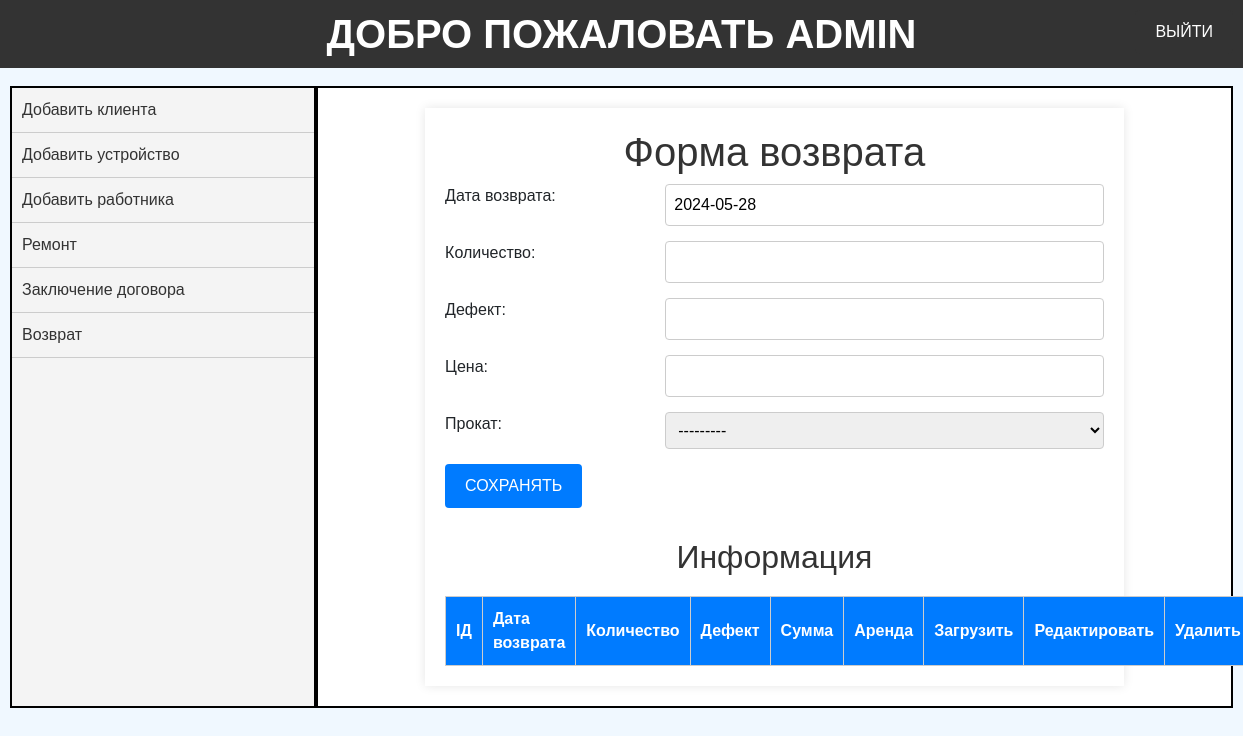
Page /qaytarish/ (signed in) on the earlier database version.
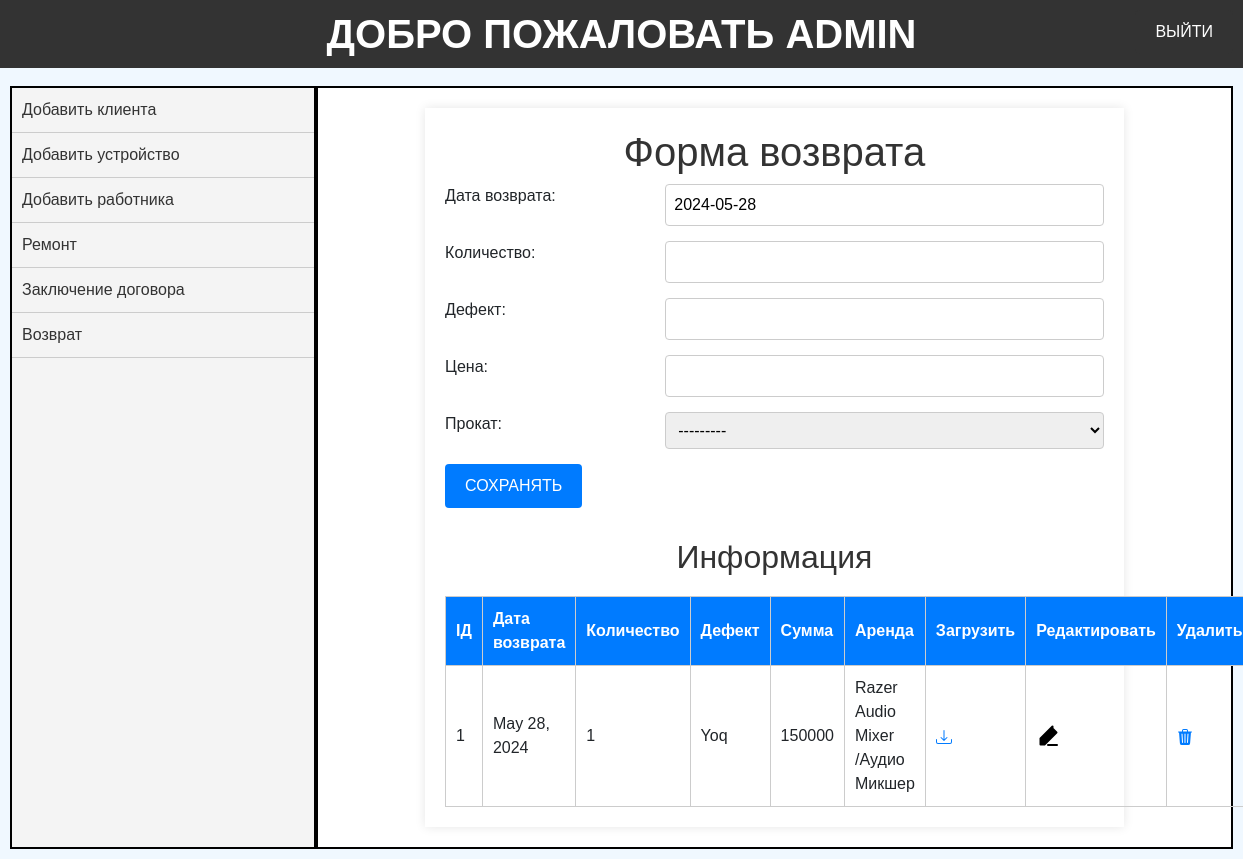
Same page on the later database version.
### rental/models.py (models this page shows, shortened)
class Qaytarish(models.Model):
    qaytarilgan_sana = models.DateField(default=timezone.now)
    miqdori = models.IntegerField()
    nosozlik = models.CharField(max_length=255)
    summa = models.BigIntegerField()
    prokat = models.ForeignKey(Prokat, on_delete=models.CASCADE)

class Prokat(models.Model):
    mijoz = models.ForeignKey(Mijozlar, on_delete=models.CASCADE)
    qurilma = models.ForeignKey(Qurilmalar, on_delete=models.CASCADE)
    ishchi = models.ForeignKey(CustomUser, on_delete=models.CASCADE)
    berilgan_sanasi = models.DateField(default=timezone.now)
    qaytish_sanasi = models.DateField()
    kunlar_soni = models.BigIntegerField()
    umumiy_narx = models.DecimalField(max_digits=10, decimal_places=2)
    montaj = models.BooleanField(default=False)
    xizmat_narxi = models.DecimalField(max_digits=10, decimal_places=2)
    avans = models.DecimalField(max_digits=10, decimal_places=2)
    miqdori = models.IntegerField()
    kunlik_narxi =  models.DecimalField(max_digits=10, decimal_places=2)
    def __str__(self):
        return str(self.qurilma)

class Qurilmalar(models.Model):
    tur = models.ForeignKey(Turlar, on_delete=models.CASCADE)
    nomi = models.CharField(max_length=255)
    tasnif = models.CharField(max_length=255)
    rasmi = models.ImageField(default='static/img/default.jpg')
    holati = models.CharField(max_length=255)
    narxi =  models.DecimalField(max_digits=10, decimal_places=2 ,default=0)
    def __str__(self):
        return self.nomi

### rental/views.py (the view, shortened to what this page needs)
# urls.py: path('qaytarish/',QaytarishView.as_view(),name='qaytarish'),
class QaytarishView(LoginRequiredMixin,View):
    def get(self,request):
        form=QaytarishForm()
        malumot=Qaytarish.objects.all()
        return render(request,'qaytarish.html',{'form':form,'malumotlar':malumot})

### rental/forms.py
class QaytarishForm(forms.ModelForm):
    class Meta:
        model = Qaytarish
        fields = ['qaytarilgan_sana', 'miqdori', 'nosozlik', 'summa', 'prokat']
        labels = {
            'qaytarilgan_sana': 'Дата возврата',
            'miqdori': 'Количество',
            'nosozlik': 'Дефект',
            'summa': 'Цена',
            'prokat': 'Прокат',
        }

### templates/qaytarish.html (shortened to what this page needs)
{% extends 'home.html'%}
{%block content%}
<html lang="en">
<head>
</head>
<body>
    <div class="container">
        <h1>Форма возврата</h1>
        <form method="post">
            {{ form.as_p }}
            <button type="submit" class="btn">СОХРАНЯТЬ</button>
        </form>
        <h2>Информация</h2>
        <table class="data-table">
            <thead>
                <tr>
                    <th>IД</th>
                    <th>Дата возврата</th>
                    <th>Количество</th>
                    <th>Дефект</th>
                    <th>Сумма</th>
                    <th>Аренда</th>
                    <th>Загрузить</th>
                    <th>Редактировать</th>
                    <th>Удалить</th>
                </tr>
            </thead>
            <tbody>
                {% for i in malumotlar %}
                    <tr>
                        <td>{{ i.id }}</td>
                        <td>{{ i.qaytarilgan_sana }}</td>
                        <td>{{ i.miqdori }}</td>
                        <td>{{ i.nosozlik }}</td>
                        <td>{{ i.summa }}</td>
                        <td>{{ i.prokat }}</td>
                        <td><a href="{% url 'qaytarish_download' i.pk %}"></a></td>
                        <td><a href="{% url 'qaytarish_edit' i.pk%}"></a></td>
                <td><a href="{% url 'qaytarish_delete' i.pk%}"></a></td>
                    </tr>
                {% endfor %}
            </tbody>
        </table>
    </div>
    {%endblock content%}

Differences in the rows shown:
added Qaytarish: id "1", qaytarilgan_sana "May 28, 2024", miqdori "1", nosozlik "Yoq", summa "150000", prokat "Razer Audio Mixer /Aудио Микшер"
